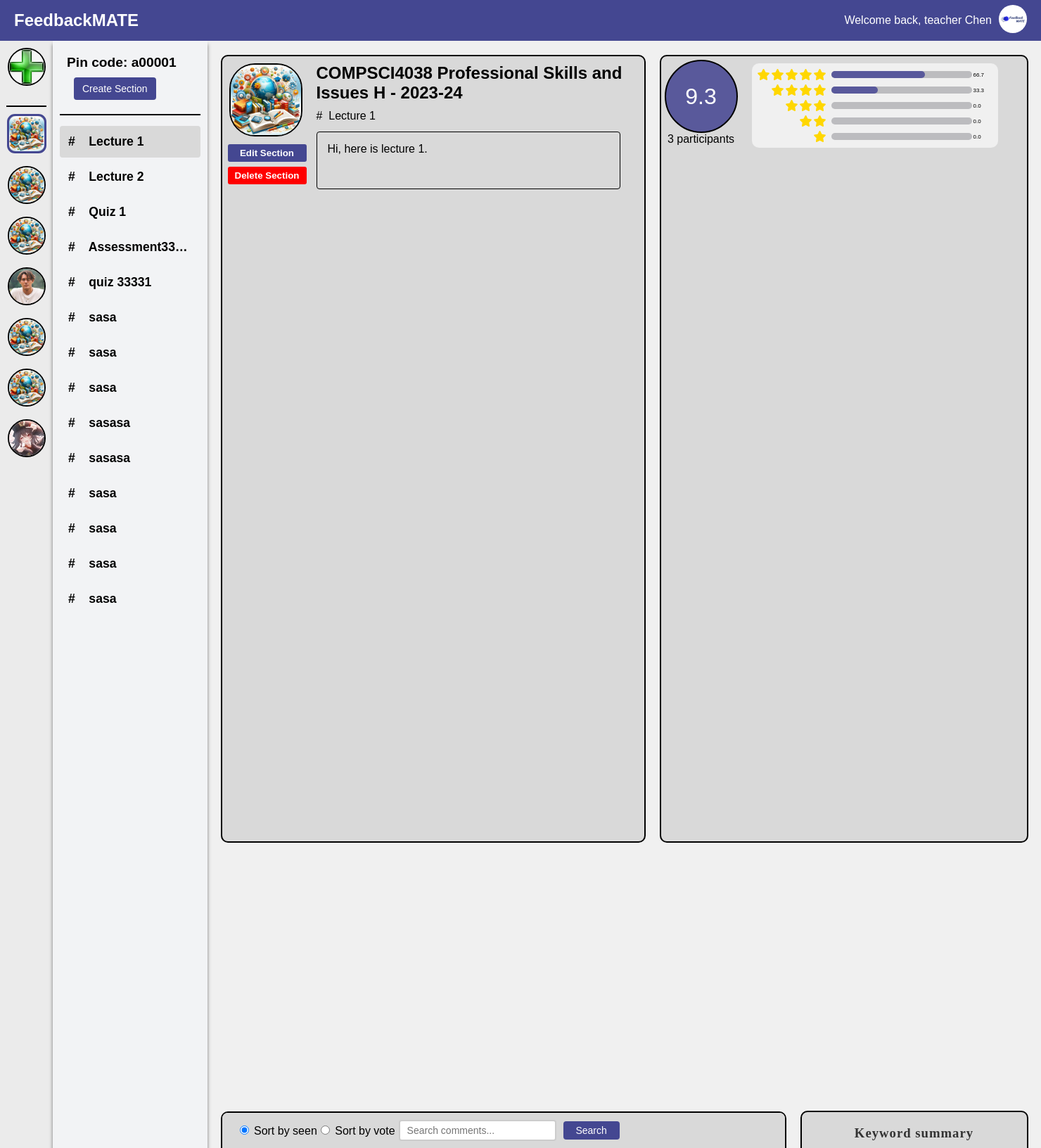
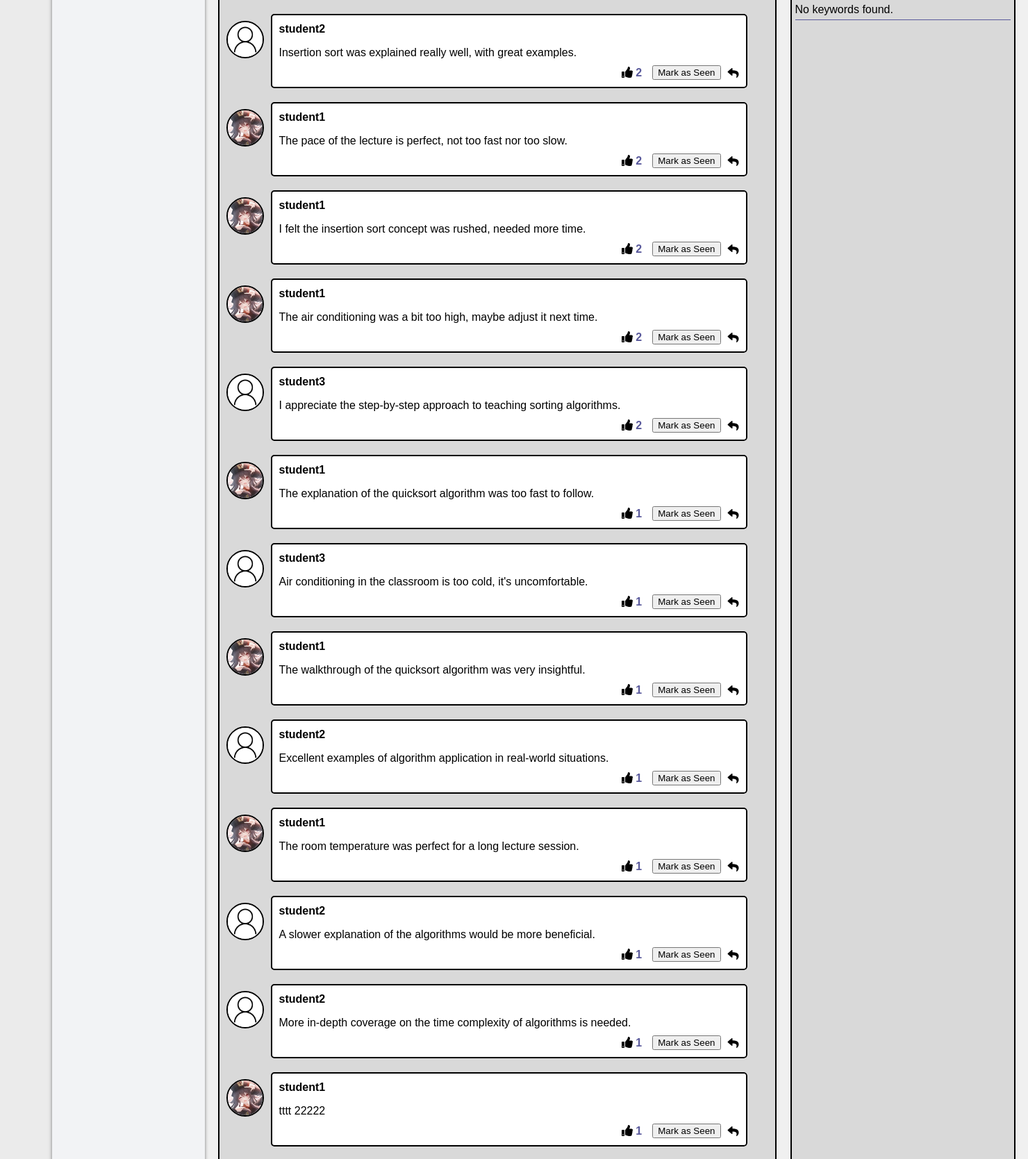
The page /teacher/channel/1/section/1/ (signed in, upper part) on the database its author committed (2 pictures, top to bottom).
### main/models.py (models this page shows, shortened)
class UserInfo(models.Model):
    user = models.OneToOneField(User, on_delete=models.CASCADE)
    profile_name = models.CharField(max_length=30)
    user_image = models.ImageField(upload_to=user_image_path, default='img/user.png')

class Channel(models.Model):
    name = models.CharField(max_length=70)
    pin_code = models.CharField(max_length=6, unique=True, blank=True, null=True)
    user = models.ForeignKey(User, on_delete=models.CASCADE)
    description = models.TextField(max_length=500, blank=True)
    image = models.ImageField(upload_to=channel_image_path, default='img/channel_icon.jpg')
    students = models.ManyToManyField(User, related_name='joined_channels', blank=True)

class Section(models.Model):
    channel = models.ForeignKey(Channel, on_delete=models.CASCADE)
    title = models.CharField(max_length=50)
    description = models.TextField(max_length=500, blank=True)
    total_rating = models.FloatField(default=0.0, blank=True)
    ratings_count = models.PositiveIntegerField(default=0, blank=True)
    one_star_users = models.ManyToManyField(User, related_name='one_star_sections', blank=True)
    two_star_users = models.ManyToManyField(User, related_name='two_star_sections', blank=True)
    three_star_users = models.ManyToManyField(User, related_name='three_star_sections', blank=True)
    four_star_users = models.ManyToManyField(User, related_name='four_star_sections', blank=True)
    five_star_users = models.ManyToManyField(User, related_name='five_star_sections', blank=True)
    one_star_percentage = models.FloatField(verbose_name="Percentage", default=0.0)
    two_star_percentage = models.FloatField(verbose_name="Percentage", default=0.0)
    three_star_percentage = models.FloatField(verbose_name="Percentage", default=0.0)
    four_star_percentage = models.FloatField(verbose_name="Percentage", default=0.0)
    five_star_percentage = models.FloatField(verbose_name="Percentage", default=0.0)

class Comment(models.Model):
    user = models.ForeignKey(User, on_delete=models.CASCADE)  # 评论者
    section = models.ForeignKey(Section, on_delete=models.CASCADE)  # 评论所属的section
    text = models.TextField(max_length=500)  # 评论内容
    read = models.BooleanField(default=False)
    reply = models.TextField(blank=True, null=True)
    is_anonymous = models.BooleanField(default=False)
    liked_users = models.ManyToManyField(User, related_name='liked_comments', blank=True)
    likes = models.IntegerField(default=0)

### main/views.py (the view)
# urls.py: path('teacher/channel/<int:channel_id>/section/<int:section_id>/', views.section, name='section'),
def section(request, channel_id, section_id):
    user_channels = Channel.objects.filter(user=request.user)
    current_channel = Channel.objects.get(id=channel_id)
    sections = Section.objects.filter(channel=current_channel)
    current_section = Section.objects.get(id=section_id)
    comments = Comment.objects.filter(section=current_section)
    common_words = set(stopwords.words('english'))
    keyword_freq = defaultdict(int)
    for comment in comments:
        text = comment.text.lower()
        likes = comment.likes
        text = re.sub(r'[^\w\s]', '', text)
        words = word_tokenize(text)
        tagged_words = pos_tag(words)
        for word, tag in tagged_words:
            if word not in common_words and (tag == 'NN' or tag == 'JJ'):
                keyword_freq[word] += likes
    sorted_keywords = sorted(keyword_freq.items(), key=lambda item: item[1], reverse=True)
    top_keywords = sorted_keywords[:10]
    search_query = request.GET.get('search', '')
    comments_query = Comment.objects.filter(section=current_section)
    if search_query:
        comments_query = comments_query.filter(text__icontains=search_query)
    comments_query = comments_query.annotate(
        sort_read=Case(
            When(read=False, then=Value(1)),
            When(read=True, then=Value(0)),
            output_field=IntegerField(),
        )
    )
    sort = request.GET.get('sort', 'read')
    if sort == 'vote':
        comments = comments_query.order_by('-likes', '-sort_read')
    else:
        comments = comments_query.order_by('-sort_read', '-likes')
    user_info = UserInfo.objects.get(user=request.user)
    return render(request, 'section_detail.html', {
        'username': user_info.profile_name,
        'current_channel': current_channel,
        'sections': sections,
        'current_section': current_section,
        'channels': user_channels,
        'comments': comments,
        'user_image': user_info.user_image.url,
        'sort': sort,
        'search_query': search_query,
        'top_keywords': top_keywords,
    })

### main/templates/section_detail.html (shortened to what this page needs)
{% extends 'channel_detail.html' %}
{% load static %}
{% block section %}
<div class="section-block">
{% for section in sections %}
    <div class="section-tooltip">
        <a href="{% url 'section' channel_id=section.channel.id section_id=section.id %}" class="section-item {% if current_section.id == section.id %}selected{% endif %}">
            #&nbsp;&nbsp;&nbsp; {{ section.title }}
        </a>
    </div>
{% endfor %}
</div>
{% endblock %}
{% block content %}
{{ block.super}}
<div class="top-section">
    <div class="description-box">
        <div class="description-left">
            <img src= "{{ current_channel.image.url }}" alt="Channel Image" class="channel-image">
            <div class="button-container">
                <button type="button" class="edit-info-btn" onclick="location.href='{% url 'edit-section' channel_id=current_channel.id section_id=current_section.id %}'">Edit Section</button>
                <button type="button" class="delete-section-btn" onclick="confirmDelete({{ current_section.id }})">Delete Section</button>
            </div>
        </div>
        <div class="channel-info">
            <h2 class="channel-name">{{ current_channel.name }}</h2>
            <p class="section-title"># &nbsp;{{ current_section.title }}</p>
            <p class="section-description">{{ current_section.description }}</p>
        </div>
    </div>
    <div class="rating-box">
        <div class="rating-overview">
            <div class="circle-rating">
                <span id="total-rating">{{ current_section.total_rating}}</span>
            </div>
            <div class="rating-participants">
                <span id="participants-count">{{ current_section.ratings_count}}</span> participants
            </div>
        </div>
        <div class="right-part">
            <div class="rating-statistics">
                <div class="rating-stat" data-star="5">
                    <i class="fas fa-star"></i>
                    <i class="fas fa-star"></i>
                    <i class="fas fa-star"></i>
                    <i class="fas fa-star"></i>
                    <i class="fas fa-star"></i>
                    <div class="rating-bar">
                        <div class="left-bar-5"></div>
                    </div>
                    <div class="percentage-count">
                        <span id="star-5-count">{{ current_section.five_star_percentage }}</span>
                    </div>
                </div>
                <div class="rating-stat" data-star="4">
                    <i class="fas fa-star"></i>
                    <i class="fas fa-star"></i>
                    <i class="fas fa-star"></i>
                    <i class="fas fa-star"></i>
                    <div class="rating-bar">
                        <div class="left-bar-4"></div>
                    </div>
                    <div class="percentage-count">
                        <span id="star-4-count">{{ current_section.four_star_percentage }}</span>
                    </div>
                </div>
                <div class="rating-stat" data-star="3">
                    <i class="fas fa-star"></i>
                    <i class="fas fa-star"></i>
                    <i class="fas fa-star"></i>
                    <div class="rating-bar">
                    </div>
                    <div class="percentage-count">
                        <span id="star-3-count">{{ current_section.three_star_percentage }}</span>
                    </div>
                </div>
                <div class="rating-stat" data-star="2">
                    <i class="fas fa-star"></i>
                    <i class="fas fa-star"></i>
                    <div class="rating-bar">
                    </div>
                    <div class="percentage-count">
                        <span id="star-2-count">{{ current_section.two_star_percentage }}</span>
                    </div>
                </div>
                <div class="rating-stat" data-star="1">
                    <i class="fas fa-star"></i>
                    <div class="rating-bar">
                    </div>
                    <div class="percentage-count">
                        <span id="star-1-count">{{ current_section.one_star_percentage }}</span>
                    </div>
                </div>
            </div>
        </div>
    </div>
    <div class="comment-section">
        <div class="search-sort-container">
        <form id="sort-form" method="get">
            <label class="sort-option">
                <input type="radio" name="sort" value="read" {% if request.GET.sort == "read" or not request.GET.sort %}checked{% endif %}>
                Sort by seen
            </label>
            <label class="sort-option">
                <input type="radio" name="sort" value="vote" {% if request.GET.sort == "vote" %}checked{% endif %}>
                Sort by vote
            </label>
        </form>
        <form method="get" action="" class="search-form">
            <input type="text" name="search" placeholder="Search comments..." value="{{ request.GET.search|default:'' }}">
            <button type="submit">Search</button>
        </form>
        </div>
    {% for comment in comments %}
    <div class="comment">
        <img src="{{ comment.user.userinfo.user_image.url }}" alt="User Image" class="user-image">
        <div class="comment-main" {% if comment.read %}style="border-color: #444791;"{% endif %}>
            <p class="comment-username">{{ comment.user.username }}</p>
            <p class="comment-text">{{ comment.text }}</p>
            <div class="comment-actions">
                <div class="likes">
                    <i class="fas fa-thumbs-up"></i>
                    <span class="like-count">{{ comment.likes }}</span>
                </div>
                {% if comment.read %}
                    <i class="fas fa-eye read-indicator"></i>
                {% else %}
                    <button class="mark-as-read-btn" data-comment-id="{{ comment.id }}">Mark as Seen</button>
                {% endif %}
                <i class="fas fa-reply reply-btn" data-comment-id="{{ comment.id }}"></i>
            </div>
        </div>
    </div>
    {% endfor %}
    </div>
    <div class="keyword-summary">
        <h3>Keyword summary</h3>
        <ul>
            {% for keyword, freq in top_keywords %}
                <li>
                    <span class="keyword">{{ keyword }}</span>
                    <span class="likes">{{ freq }}</span>
                </li>
            {% empty %}
                <li>No keywords found.</li>
            {% endfor %}
        </ul>
    </div>
</div>
{% endblock %}

### main/templates/channel_detail.html (shortened to what this page needs)
{% extends 'teacher.html' %}
{% load static %}
{% block channel %}
    {% for channel in channels %}
    <div class="channel-icon-container {% if channel.id == current_channel.id %}selected-channel{% endif %}" data-channel-id="{{ channel.id }}">
        <img src="{{ channel.image.url }}" alt="" class="channel-icon {% if channel.id == current_channel.id %}selected-channel-icon{% endif %}" onclick="location.href='{% url 'channel-detail' channel.id %}'">
    </div>
    {% endfor %}
{% endblock %}
{% block content %}
<div class="section-nav">
    <div class="pin-code-display">
        Pin code: {{ current_channel.pin_code }}
        <button onclick="location.href='{% url 'create-section' current_channel.id %}'" class="create-section-btn">Create Section</button>
    </div>
    {% block section %}{% endblock%}
</div>
{% endblock %}

### main/templates/teacher.html (shortened to what this page needs)
<!DOCTYPE html>
<html lang="en">
{% load static %}
<head>
    <link rel="stylesheet" href="https://cdnjs.cloudflare.com/ajax/libs/font-awesome/5.15.1/css/all.min.css">
</head>
<body>
    <div class="app-container">
        <div class="header">
            <div class="logo">FeedbackMATE</div>
            <div class="user-info">
                <span class="welcome-text">Welcome back, {{ username }}</span>
                <div class="user-dropdown">
                    <img src="{{ user_image }}" alt="User Image" width="40" height="40" style="border-radius: 50%;">
                </div>
            </div>
        </div>
        <div class="main-container">
            <div class="sidebar">
                <div class="channel-icon-container add-channel create-channel-btn">
                    <img src="{% static 'img/add_channel_icon.jpg' %}" alt="Add Channel" class="channel-icon" onclick="location.href='{% url 'create-channel' %}'">
                </div>
                <div class="channel-divider"></div>
                {% block channel %}{% endblock %}
            </div>
            {% block content %}
            {% endblock %}
        </div>
    </div>
</body>
</html>

### main/templates/teacher.html (style rules this page uses)
body { font-family: Arial, sans-serif; margin: 0; padding: 0; background-color: #f0f0f0; }
.app-container { display: flex; flex-direction: column; min-width: 1470px; max-height: 100vh; overflow-x: auto; overflow-y: auto; }
.header { display: flex; justify-content: space-between; align-items: center; padding: 20px; background-color: #444791; color: white; height: 18px; }
.logo { font-size: 24px; font-weight: bold; }
.user-info { display: flex; align-items: center; }
.welcome-text { margin-right: 10px; }
.user-dropdown { position: relative; }
.main-container { display: flex; flex-grow: 1; height: calc(100vh - 58px); }
.sidebar { width: 55px; background-color: #EBEBEB; padding: 10px; display: flex; flex-direction: column; align-items: center; flex-shrink: 0; -ms-overflow-style: none; scrollbar-width: none; overflow-y: auto; overflow-x: hidden; }
.channel-divider { height: 0; background-color: black; border: 1px solid black; width: 100%; margin-top: 10px; margin-bottom: 10px; top: 0; z-index: 10; }
.add-channel { margin-bottom: 10px; border-bottom: 2px solid black; }
.channel-icon-container { position: relative; margin-bottom: 18px; border: 2px solid black; border-radius: 50%; width: 50px; height: 50px; display: flex; justify-content: center; align-items: center; transition: border-radius 0.1s; }
.channel-icon { max-width: 100%; max-height: 100%; border-radius: 50%; }

### main/templates/channel_detail.html (style rules this page uses)
.section-nav { background-color: #F2F3F5; padding: 10px; box-shadow: 5px 0 5px -5px rgba(0,0,0,0.5), -5px 0 5px -5px rgba(0,0,0,0.5); width: 25%; min-width: 200px; overflow-y: hidden; }
.pin-code-display { padding: 10px; margin-bottom: 10px; border-bottom: 2px solid black; background-color: #F2F3F5; text-align: left; font-weight: bold; font-size: 1.2em; }
.section-block { height: calc(100vh - 58px - 116px); overflow-x: hidden; overflow-y: auto; }
.section-item { display: block; padding: 10px; margin: 5px 0; text-decoration: none; font-weight: bold; font-size: 1.1em; color: #000000; border-radius: 4px; transition: background-color 0.3s, box-shadow 0.3s; border: 2px solid transparent; width: 100%; min-width: 200px; box-sizing: border-box; overflow: hidden; white-space: nowrap; text-overflow: ellipsis; }
.selected-channel { position: relative; border: 3px solid #444791; border-radius: 20%; background-color: #BCBCBF; }
.selected-channel-icon { max-width: 100%; max-height: 100%; border-radius: 20%; }
.create-section-btn { padding: 8px 12px; background-color: #444791; color: white; border: none; border-radius: 4px; cursor: pointer; font-size: 14px; display: block; margin: 10px 0 10px 10px; text-align: center; }

### rows shown on the page
UserInfo: profile_name "teacher Chen"
Channel: image (picture), pin_code "a00001", name "COMPSCI4038 Professional Skills and Issues H - 2023-24"
Channel: image (picture)
Channel: image (picture)
Channel: image (picture)
Channel: image (picture)
Channel: image (picture)
Channel: image (picture)
Section: title "Lecture 1", description "Hi, here is lecture 1.", total_rating "9.3", ratings_count "3", five_star_percentage "66.7", four_star_percentage "33.3", three_star_percentage "0.0", two_star_percentage "0.0", one_star_percentage "0.0"
Section: title "Lecture 2"
Section: title "Quiz 1"
Section: title "Assessment33…"
Section: title "quiz 33331"
Section: title "sasa"
Section: title "sasa"
Section: title "sasa"
Section: title "sasasa"
Section: title "sasasa"
Section: title "sasa"
Section: title "sasa"
Section: title "sasa"
Section: title "sasa"
Comment: user.userinfo.user_image (placeholder picture), user.username "student2", text "Insertion sort was explained really well, with great examples.", likes "2"
Comment: user.userinfo.user_image (picture), user.username "student1", text "The pace of the lecture is perfect, not too fast nor too slow.", likes "2"
Comment: user.userinfo.user_image (picture), user.username "student1", text "I felt the insertion sort concept was rushed, needed more time.", likes "2"
Comment: user.userinfo.user_image (picture), user.username "student1", text "The air conditioning was a bit too high, maybe adjust it next time.", likes "2"
Comment: user.userinfo.user_image (placeholder picture), user.username "student3", text "I appreciate the step-by-step approach to teaching sorting algorithms.", likes "2"
Comment: user.userinfo.user_image (picture), user.username "student1", text "The explanation of the quicksort algorithm was too fast to follow.", likes "1"
Comment: user.userinfo.user_image (placeholder picture), user.username "student3", text "Air conditioning in the classroom is too cold, it's uncomfortable.", likes "1"
Comment: user.userinfo.user_image (picture), user.username "student1", text "The walkthrough of the quicksort algorithm was very insightful.", likes "1"
Comment: user.userinfo.user_image (placeholder picture), user.username "student2", text "Excellent examples of algorithm application in real-world situations.", likes "1"
Comment: user.userinfo.user_image (picture), user.username "student1", text "The room temperature was perfect for a long lecture session.", likes "1"
Comment: user.userinfo.user_image (placeholder picture), user.username "student2", text "A slower explanation of the algorithms would be more beneficial.", likes "1"
Comment: user.userinfo.user_image (placeholder picture), user.username "student2", text "More in-depth coverage on the time complexity of algorithms is needed.", likes "1"
Comment: user.userinfo.user_image (picture), user.username "student1", text "tttt 22222", likes "1"
